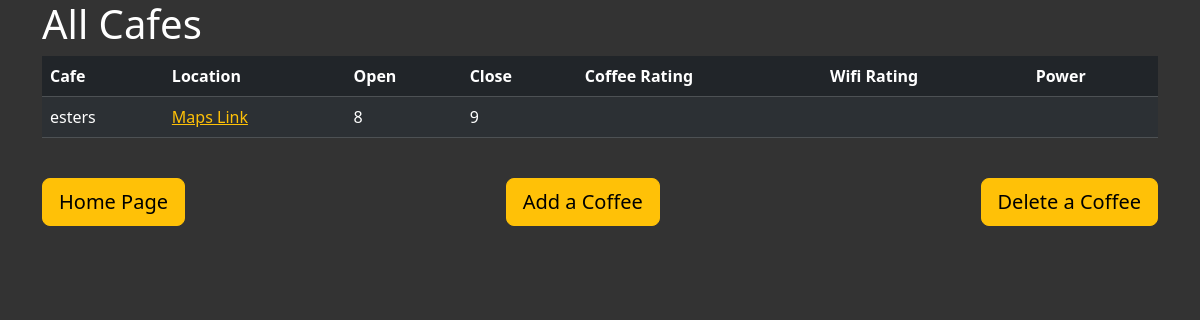
/cafes, run on an earlier commit of the app's database.
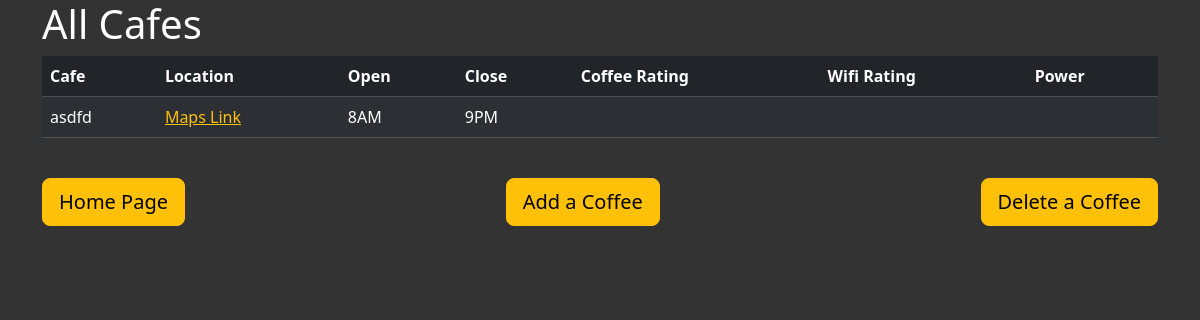
And on a later commit of the database.
### main.py (models this page shows, shortened)
class Caffees(db.Model):
    id = db.Column(db.Integer, primary_key=True)
    cafe = db.Column(db.String(250), nullable=False, unique=True)
    location = db.Column(db.String(250), nullable=False)
    open = db.Column(db.String, nullable=False)
    close = db.Column(db.String, nullable=False)
    ratings = db.relationship('Rating', backref='cafe')

### main.py (the view)
@app.route('/cafes')
def cafes():
    all_cafes = Caffees.query.all()
    return render_template('cafes.html', cafes=all_cafes)

### templates/cafes.html (shortened to what this page needs)
{% extends 'base.html' %}
{% block content %}
<div class="container">
  <div class="row">
    <div class="col-sm-12">
      <h1>All Cafes</h1>
      <table class="table table-dark table-striped table-hover">
          <thead>
            <tr>
              <th>Cafe</th>
              <th>Location</th>
              <th>Open</th>
              <th>Close</th>
              <th>Coffee Rating</th>
              <th>Wifi Rating</th>
              <th>Power</th>
            </tr>
          </thead>
          <tbody>
            {% if cafes|length == 0 %}
              <tr>
                <td colspan="7">No records found</td>
              </tr>
            {% else %}
              {% for cafe in cafes %}
              <tr>
                <td>{{ cafe.cafe }}</td>
                <td><a href="{{ cafe.location }}">Maps Link</a></td>
                <td>{{ cafe.open }}</td>
                <td>{{ cafe.close }}</td>
                <td>{{ cafe.coffee_rating }}</td>
                <td>{{ cafe.wifi_rating }}</td>
                <td>{{ cafe.power }}</td>
              </tr>
              {% endfor %}
            {% endif %}
          </tbody>
      </table>
      <br>
      <div class="d-flex justify-content-between">
        <a class="btn btn-warning btn-lg" href="{{ url_for('home') }}" role="button">Home Page</a>
        <a class="btn btn-warning btn-lg" href="{{ url_for('add_cafe') }}" role="button">Add a Coffee</a>
        <a class="btn btn-warning btn-lg" href="{{ url_for('delete') }}" role="button">Delete a Coffee</a>
      </div>
    </div>
  </div>
</div>
{% endblock %}

### templates/base.html (shortened to what this page needs)
<!DOCTYPE html>
<html lang="en">
  <head>
    {% block styles %}
    {{ bootstrap.load_css() }}
    <link rel="stylesheet" href="../static/css/styles.css">
    {% endblock %}
  </head>
  <body>
    {% block content %}{% endblock %}
  </body>
</html>

### static/css/styles.css (style rules this page uses)
body { background-color: #333; color: white; }
a { color: #ffc107; }

What changed in the data, as far as the page shows it:
removed Caffees: cafe "esters", open "8", close "9"
added Caffees: cafe "asdfd", open "8AM", close "9PM"
